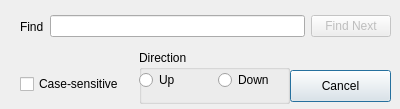
<?xml version="1.0" encoding="UTF-8"?>
<ui version="4.0">
 <class>Finder</class>
 <widget class="QDialog" name="Finder">
  <property name="windowModality">
   <enum>Qt::NonModal</enum>
  </property>
  <property name="geometry">
   <rect>
    <x>0</x>
    <y>0</y>
    <width>400</width>
    <height>109</height>
   </rect>
  </property>
  <property name="mouseTracking">
   <bool>false</bool>
  </property>
  <property name="focusPolicy">
   <enum>Qt::StrongFocus</enum>
  </property>
  <property name="acceptDrops">
   <bool>true</bool>
  </property>
  <property name="windowTitle">
   <string>Find</string>
  </property>
  <property name="modal">
   <bool>false</bool>
  </property>
  <widget class="QPushButton" name="ButtonCancel">
   <property name="geometry">
    <rect>
     <x>290</x>
     <y>70</y>
     <width>101</width>
     <height>32</height>
    </rect>
   </property>
   <property name="text">
    <string>Cancel</string>
   </property>
  </widget>
  <widget class="QCheckBox" name="checkBox">
   <property name="geometry">
    <rect>
     <x>20</x>
     <y>74</y>
     <width>111</width>
     <height>20</height>
    </rect>
   </property>
   <property name="text">
    <string>Case-sensitive</string>
   </property>
  </widget>
  <widget class="QGroupBox" name="groupBox">
   <property name="geometry">
    <rect>
     <x>139</x>
     <y>50</y>
     <width>151</width>
     <height>54</height>
    </rect>
   </property>
   <property name="title">
    <string>Direction</string>
   </property>
   <widget class="QWidget" name="layoutWidget">
    <property name="geometry">
     <rect>
      <x>0</x>
      <y>10</y>
      <width>151</width>
      <height>41</height>
     </rect>
    </property>
    <layout class="QHBoxLayout" name="horizontalLayout_2">
     <item>
      <widget class="QRadioButton" name="radioUp">
       <property name="text">
        <string>Up</string>
       </property>
      </widget>
     </item>
     <item>
      <widget class="QRadioButton" name="radioDown">
       <property name="text">
        <string>Down</string>
       </property>
      </widget>
     </item>
    </layout>
   </widget>
  </widget>
  <widget class="QWidget" name="layoutWidget_2">
   <property name="geometry">
    <rect>
     <x>20</x>
     <y>10</y>
     <width>371</width>
     <height>33</height>
    </rect>
   </property>
   <layout class="QHBoxLayout" name="horizontalLayout">
    <item>
     <widget class="QLabel" name="label">
      <property name="text">
       <string>Find</string>
      </property>
     </widget>
    </item>
    <item>
     <widget class="QLineEdit" name="lineEdit"/>
    </item>
    <item>
     <widget class="QPushButton" name="buttonFinder">
      <property name="enabled">
       <bool>false</bool>
      </property>
      <property name="text">
       <string>Find Next</string>
      </property>
     </widget>
    </item>
   </layout>
  </widget>
 </widget>
 <resources/>
 <connections/>
</ui>
